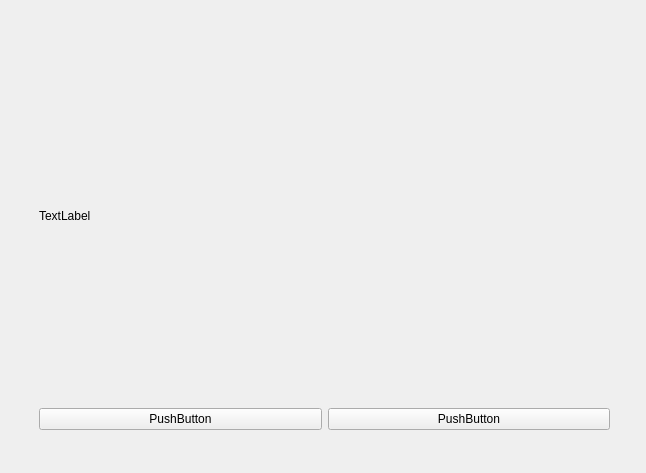
<?xml version="1.0" encoding="UTF-8"?>
<ui version="4.0">
 <class>Form</class>
 <widget class="QWidget" name="Form">
  <property name="geometry">
   <rect>
    <x>0</x>
    <y>0</y>
    <width>646</width>
    <height>473</height>
   </rect>
  </property>
  <property name="windowTitle">
   <string>Form</string>
  </property>
  <widget class="QWidget" name="verticalLayoutWidget">
   <property name="geometry">
    <rect>
     <x>39</x>
     <y>29</y>
     <width>571</width>
     <height>401</height>
    </rect>
   </property>
   <layout class="QVBoxLayout" name="verticalLayout">
    <item>
     <widget class="QLabel" name="label">
      <property name="text">
       <string>TextLabel</string>
      </property>
     </widget>
    </item>
    <item>
     <layout class="QHBoxLayout" name="horizontalLayout">
      <item>
       <widget class="QPushButton" name="pushButton_2">
        <property name="text">
         <string>PushButton</string>
        </property>
       </widget>
      </item>
      <item>
       <widget class="QPushButton" name="pushButton">
        <property name="text">
         <string>PushButton</string>
        </property>
       </widget>
      </item>
     </layout>
    </item>
   </layout>
  </widget>
 </widget>
 <resources/>
 <connections/>
</ui>
